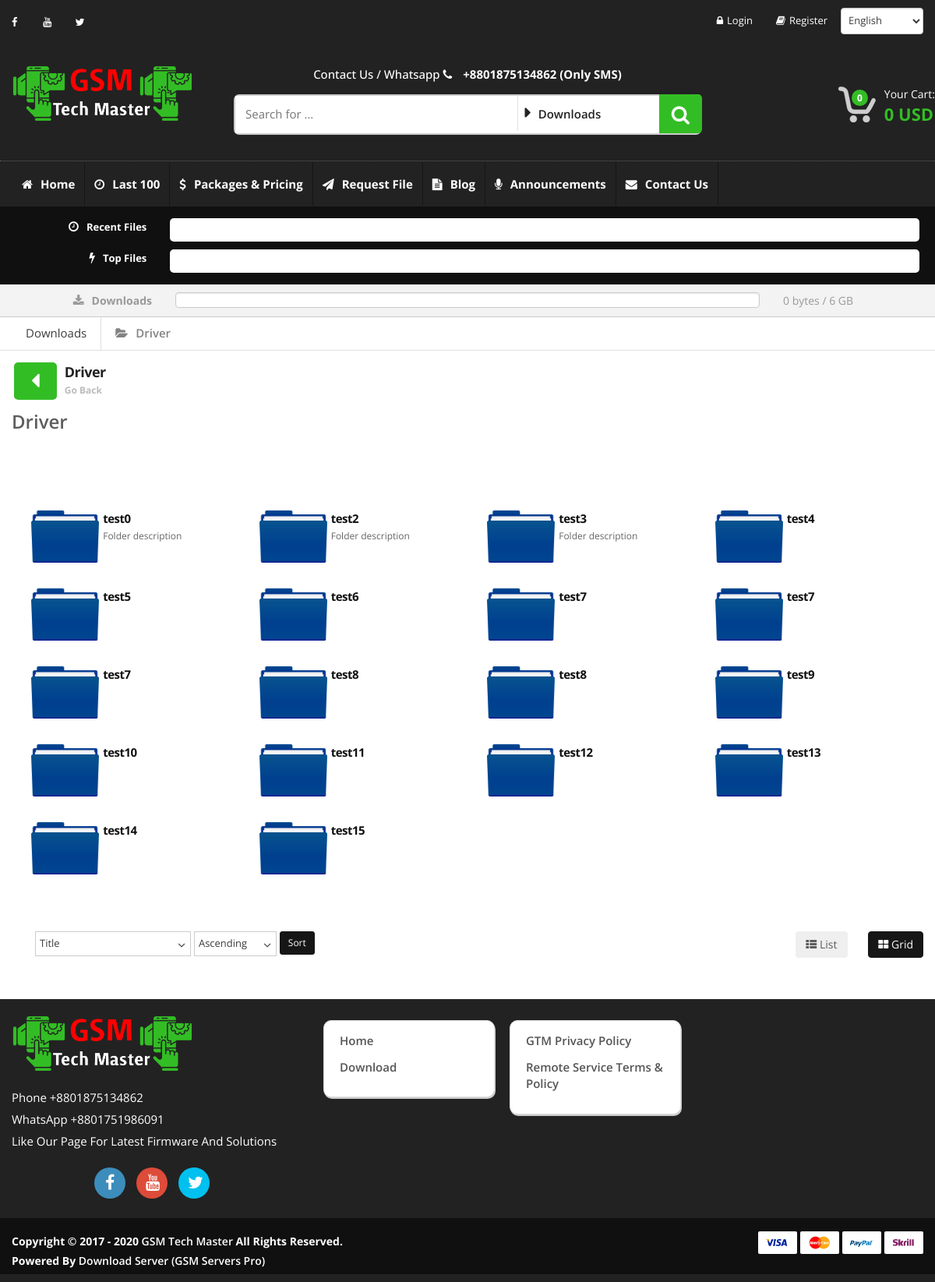
Page /containers/folders-and-files/?fid=2 on the committed database.
### tables this page shows
CREATE TABLE `system_setup` (
  `id` int(11) NOT NULL,
  `site_title` tinytext DEFAULT NULL,
  `site_url` tinytext DEFAULT NULL,
  `site_logo` tinytext DEFAULT NULL,
  `lazy_image` tinytext DEFAULT NULL,
  `default_folder_icon` tinytext DEFAULT NULL,
  `default_file_thumbnail` tinytext DEFAULT NULL,
  `og_image` tinytext DEFAULT NULL,
  `fav_icon` tinytext DEFAULT NULL,
  `meta_tag` text DEFAULT NULL,
  `meta_description` text DEFAULT NULL,
  `support_email` tinytext DEFAULT NULL,
  `contact_email` tinytext DEFAULT NULL,
  `technical_email` tinytext DEFAULT NULL,
  `billing_email` tinytext DEFAULT NULL,
  `currency_code` varchar(10) DEFAULT NULL,
  `currency_format` varchar(10) DEFAULT NULL,
  `currency_decimal` varchar(10) DEFAULT NULL,
  `maximum_pending_order` varchar(10) DEFAULT NULL,
  `allow_registration` tinyint(1) DEFAULT 0,
  `mail_verification` tinyint(1) DEFAULT 0,
  `captcha_active` tinyint(1) DEFAULT 0,
  `lazy_active` tinyint(1) DEFAULT 0,
  `balance_order` tinyint(1) DEFAULT NULL,
  `balance_transfer` tinyint(1) DEFAULT 0,
  `show_partner` tinyint(1) DEFAULT 1,
  `show_recent_file` tinyint(1) DEFAULT 1,
  `show_top_file` tinyint(1) DEFAULT 1,
  `show_announcement` tinyint(1) DEFAULT 1,
  `login_download` tinyint(1) DEFAULT 1,
  `free_download_size` varchar(20) DEFAULT '5',
  `size_unit` varchar(6) DEFAULT 'GB',
  `size_in_bytes` varchar(40) DEFAULT '5368709120',
  `file_limit` int(4) DEFAULT 15,
  `theme_color` varchar(12) DEFAULT 'green',
  `theme_text` varchar(12) DEFAULT 'blue',
  `top_bar_color` varchar(12) DEFAULT 'yellow',
  `menu_bar_color` varchar(12) DEFAULT 'red',
  `header_color` varchar(12) DEFAULT 'pink',
  `news_part` varchar(12) DEFAULT 'orange',
  `folder_color` varchar(12) DEFAULT 'green',
  `footer_color` varchar(12) DEFAULT 'gray',
  `footer_bar_color` varchar(12) DEFAULT 'black',
  `show_map` int(1) DEFAULT 0,
  `map_url` varchar(400) DEFAULT 'https://www.google.com/maps/embed?pb=!1m18!1m12!1m3!1d3651.873610134837!2d90.4224795145893!3d23.751886084588595!2m3!1f0!2f0!3f0!3m2!1i1024!2i768!4f13.1!3m3!1m2!1s0x3755b871cec3a7e5%3A0xf766a4fabc165e9b!2sTaltola%20Market%20Rd%2C%20Dhaka!5e0!3m2!1sen!2sbd!4v1574410761745!5m2!1sen!2sbd',
  `is_email_verified` int(1) DEFAULT 1,
  `is_active` int(1) DEFAULT 1,
  `created_at` timestamp NULL DEFAULT current_timestamp(),
  `updated_at` timestamp NULL DEFAULT NULL ON UPDATE current_timestamp(),
  `created_by` int(11) DEFAULT NULL,
  `updated_by` int(11) DEFAULT NULL
);

CREATE TABLE `interface_setup` (
  `id` bigint(20) UNSIGNED NOT NULL,
  `language` varchar(10) DEFAULT NULL,
  `skin` varchar(15) DEFAULT NULL,
  `default_password` varchar(300) DEFAULT NULL,
  `show_new_days` int(5) DEFAULT 3,
  `footer_text` text DEFAULT NULL,
  `copyright` text DEFAULT NULL,
  `header_contact` text DEFAULT NULL,
  `footer_contact` text DEFAULT NULL,
  `switch_language` int(1) UNSIGNED DEFAULT 0,
  `enable_review` int(1) UNSIGNED DEFAULT 0,
  `facebook_url` varchar(400) DEFAULT NULL,
  `youtube_url` varchar(400) DEFAULT NULL,
  `twitter_url` varchar(400) DEFAULT NULL,
  `linkedin_url` varchar(400) DEFAULT NULL,
  `instagram_url` varchar(400) DEFAULT NULL,
  `image_slider` int(1) DEFAULT 0,
  `download_search` int(1) DEFAULT 0,
  `download_folder` int(1) DEFAULT 0,
  `feature_and_arrival` int(1) DEFAULT 0,
  `best_sells` int(1) DEFAULT 1,
  `top_feature_product` int(1) DEFAULT 1,
  `top_and_recent_file_list` int(1) DEFAULT 1,
  `our_partner` int(1) DEFAULT 1,
  `active` int(1) DEFAULT 1,
  `created_at` timestamp NULL DEFAULT NULL,
  `updated_at` timestamp NULL DEFAULT NULL ON UPDATE current_timestamp(),
  `updated_by` int(11) DEFAULT NULL
);

CREATE TABLE `folders` (
  `id` int(11) NOT NULL,
  `title` varchar(255) NOT NULL,
  `description` varchar(255) NOT NULL,
  `thumbnail` varchar(255) NOT NULL,
  `is_active` varchar(255) NOT NULL,
  `parent` int(11) DEFAULT NULL,
  `created_at` timestamp NOT NULL DEFAULT current_timestamp(),
  `updated_at` timestamp NULL DEFAULT NULL ON UPDATE current_timestamp(),
  `created_by` int(11) DEFAULT NULL,
  `updated_by` int(11) DEFAULT NULL
);

### containers/folders-and-files/index.php (the view, shortened to what the rows shown need)
<?php include('../../layout/header.php'); ?>
<?php include(ROOT_PATH.'layout/navbar.php'); ?>
<?php include(ROOT_PATH.'functions/fileManager.php'); ?>
<?php
$folder_id = (isset($_GET['fid']) && $_GET['fid'] != '') ? $_GET['fid'] : '';
if(isset($folder_id) && $folder_id != ''){
    $base_folder_info = get_object_by_id($conn, $table_name='folders', $id=$folder_id);
    $base_folder_id = $base_folder_info['id'];
    $base_folder_title = $base_folder_info['title'];
}
?>
<?php include(ROOT_PATH.'components/download-bar.php'); ?>
<div class="animate-dropdown">
    <div id="breadcrumb-alt" class="mar5">
        <div class="container">
            <div class="breadcrumb-nav-holder minimal">
                <ul>
                    <?php
                    if(isset($base_folder_id) && $base_folder_id != ''){
                        $dir = get_directory_tree($conn, $base_folder_id);
                        foreach($dir as $d){
                        ?>
                    <li class="breadcrumb-item">
                        <a href="<?=FOLDER_URL.$d['id']?>"><i class="fa fa-folder-open fw-r10"></i><?=$d['title']?></a>
                    </li>
                    <?php
                        }
                    }
                    ?>
                </ul>
            </div>
        </div>
    </div>
</div>
<div class="wrapper">
    <div class="container">
        <div class="inline-width pad-b-25">
            <div class="col-md-12 col-sm-12 col-xs-12 no-margin no-padding">
                <div class="back-head">
                    <a href="javascript:history.back()">
                        <i class="fa fa-caret-left square-icon-medium primary-bg back-icon fw-r10"></i>
                        <span class="title"><?=isset($base_folder_title) ? $base_folder_title : '' ?></span>
                        <span class="back-description small-font hidden-xs">Go Back</span>
                    </a>
                </div>
                <h3 class="page-title sub-back-head"><?=isset($base_folder_title) ? $base_folder_title : '' ?></h3>
            </div>
        </div>
        <?php
        if(isset($folder_id) && $folder_id != ''){
            $folder_list = get_objects($conn, $table_name='folders', $filter_set=array("is_active"=>"Yes", "parent"=>$folder_id));
            if(isset($folder_list) && $folder_list->num_rows > 0){ ?>
        <div class="downloads-folders pad-t-50 wow fadeInUp">
            <div class="container">
                <div class="downloads-folders-grid-holder">
                    <?php foreach($folder_list as $folder){ ?>
                    <a href="<?=FOLDER_URL.$folder['id']?>">
                        <div class="col-md-3 col-sm-4 col-xs-12 no-margin">
                            <div class="folder-home-item">
                                <div class="image">
                                    <a href="<?=FOLDER_URL.$folder['id']?>">
                                        <img src="<?=(isset($folder['thumbnail']) && $folder['thumbnail'] != '') ? DEFAULT_FOLDER_ICON_PATH . $folder['thumbnail'] : DEFAULT_FOLDER_ICON_SRC ?>"
                                            class="img-responsive">
                                    </a>
                                </div>
                                <div class="body">
                                    <div class="title">
                                        <a href="<?=FOLDER_URL.$folder['id']?>"><?=$folder['title']?></a>
                                    </div>
                                    <p class="description"><?=$folder['description']?></p>
                                </div>
                            </div>
                        </div>
                    </a>
                    <?php } ?>
                </div>
            </div>
        </div>
        <?php
            }
 } ?>
    </div>
</div>
<?php include(ROOT_PATH.'layout/footer.php'); ?>
<?php include(ROOT_PATH.'layout/foot-scripts.php'); ?>

### layout/navbar.php (shortened to what the rows shown need)
<header class="no-padding-bottom header-alt">
    <div class="container no-padding">
        <div class="col-md-3 col-sm-6 col-xs-12 logo-holder">
            <div class="logo">
                <a href="<?=BASE_URL?>">
                    <img src="<?=isset($site_logo) ? BASE_URL.$site_logo : ''?>" alt="Download Server" />
                </a>
            </div>
        </div>
        <div class="col-md-6 hidden-sm hidden-xs top-search-holder no-margin">
            <div class="search-area-top">
                <p class="text-white"><?=isset($header_contact) ? $header_contact : ''?></p>
            </div>
        </div>
    </div>
</header>

### components/download-bar.php (shortened to what the rows shown need)
<?php
$original_size = get_daily_downloaded_size_per_user($conn, $ip=getIPAddress(), $user_id=$customer_id);
$max_limit = size_humanize($size_in_bytes);
?>
<div class="downloads-visitor-usage row">
  <div class="container pad-t-10 pad-b-10">
    <div class="col-md-2 col-sm-3 hidden-xs text-left">
      <span class="font-14"><?=size_humanize($original_size)['SAU']?> / <?=$max_limit['SAU']?></span>
    </div>
  </div>
</div>

### layout/footer.php (shortened to what the rows shown need)
<footer id="footer" class="">
    <div class="link-list-row">
        <div class="container no-padding">
            <div class="col-xs-12 col-md-4 ">
                <div class="contact-info">
                    <div class="footer-logo">
                        <img src="<?=isset($site_logo) ? BASE_URL.$site_logo : ''?>" alt="GSM server Free Firmware" />
                    </div>
                    <p>
                        <?=isset($footer_contact) ? $footer_contact : ''?>
                    </p>
                    <div class="social-icons text-center">
                        <ul>
                        </ul>
                    </div>
                </div>
            </div>
        </div>
    </div>
    <div class="copyright-bar">
        <div class="container">
            <div class="col-md-6 col-sm-6 col-xs-12 no-margin">
                <div class="copyright">
                    <?=isset($copyright) ? $copyright : ''?> <br>
                    <?=isset($footer_text) ? $footer_text : ''?>
                </div>
            </div>
        </div>
    </div>
</footer>

### rows in the picture
system_setup: site_logo (picture), size_in_bytes "6 GB"
interface_setup: header_contact "Contact Us / Whatsapp +8801875134862 (Only SMS)", footer_contact "Phone +8801875134862 WhatsApp +8801751986091 Like Our Page For Latest Firmware And Solutions", copyright "Copyright © 2017 - 2020 GSM Tech Master All Rights Reserved.", footer_text "Powered By Download Server (GSM Servers Pro)"
folders: title "Driver"
folders: thumbnail (placeholder picture), title "test0", description "Folder description"
folders: thumbnail (placeholder picture), title "test2", description "Folder description"
folders: thumbnail (placeholder picture), title "test3", description "Folder description"
folders: thumbnail (placeholder picture), title "test4"
folders: thumbnail (placeholder picture), title "test5"
folders: thumbnail (placeholder picture), title "test6"
folders: thumbnail (placeholder picture), title "test7"
folders: thumbnail (placeholder picture), title "test7"
folders: thumbnail (placeholder picture), title "test7"
folders: thumbnail (placeholder picture), title "test8"
folders: thumbnail (placeholder picture), title "test8"
folders: thumbnail (placeholder picture), title "test9"
folders: thumbnail (placeholder picture), title "test10"
folders: thumbnail (placeholder picture), title "test11"
folders: thumbnail (placeholder picture), title "test12"
folders: thumbnail (placeholder picture), title "test13"
folders: thumbnail (placeholder picture), title "test14"
folders: thumbnail (placeholder picture), title "test15"

### other values in the picture
0.00 "0"
size_humanize($original_size)['SAU'] "0 bytes"
